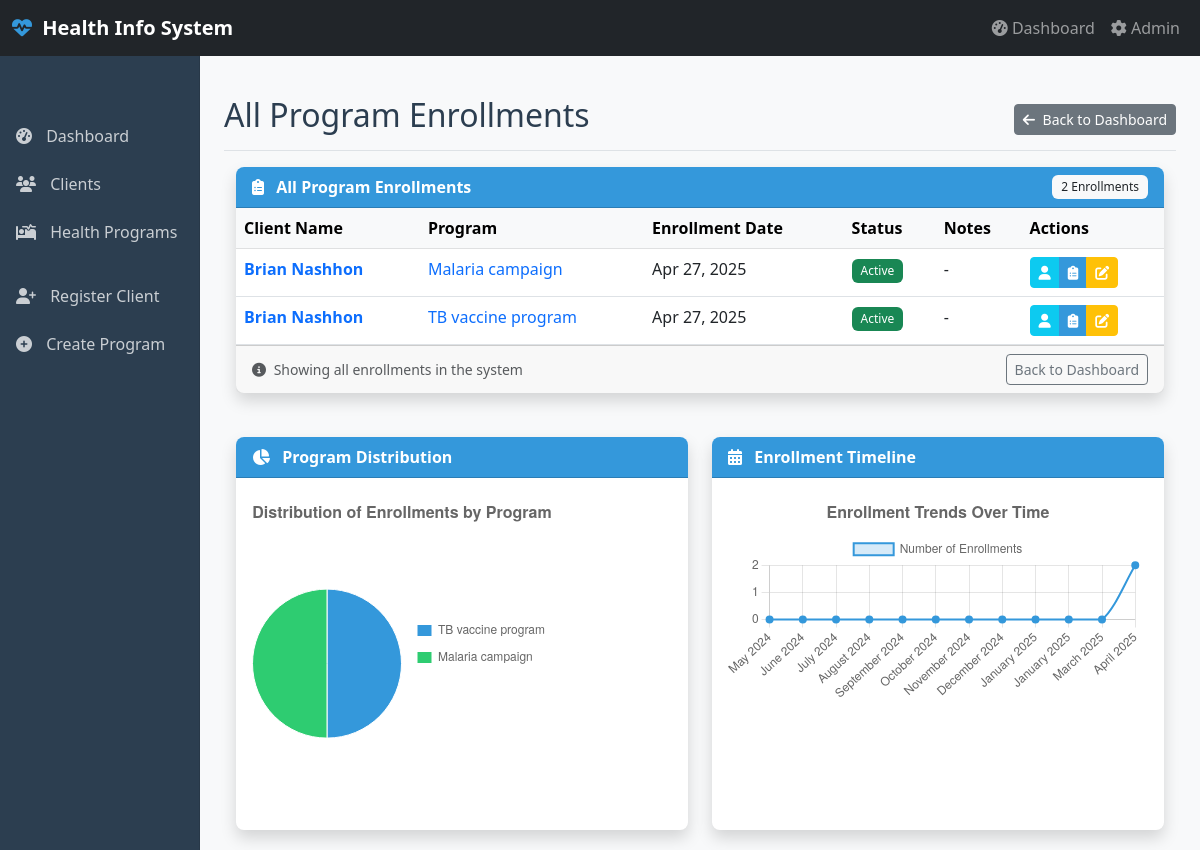
Page /enrollments/ on the earlier database version.
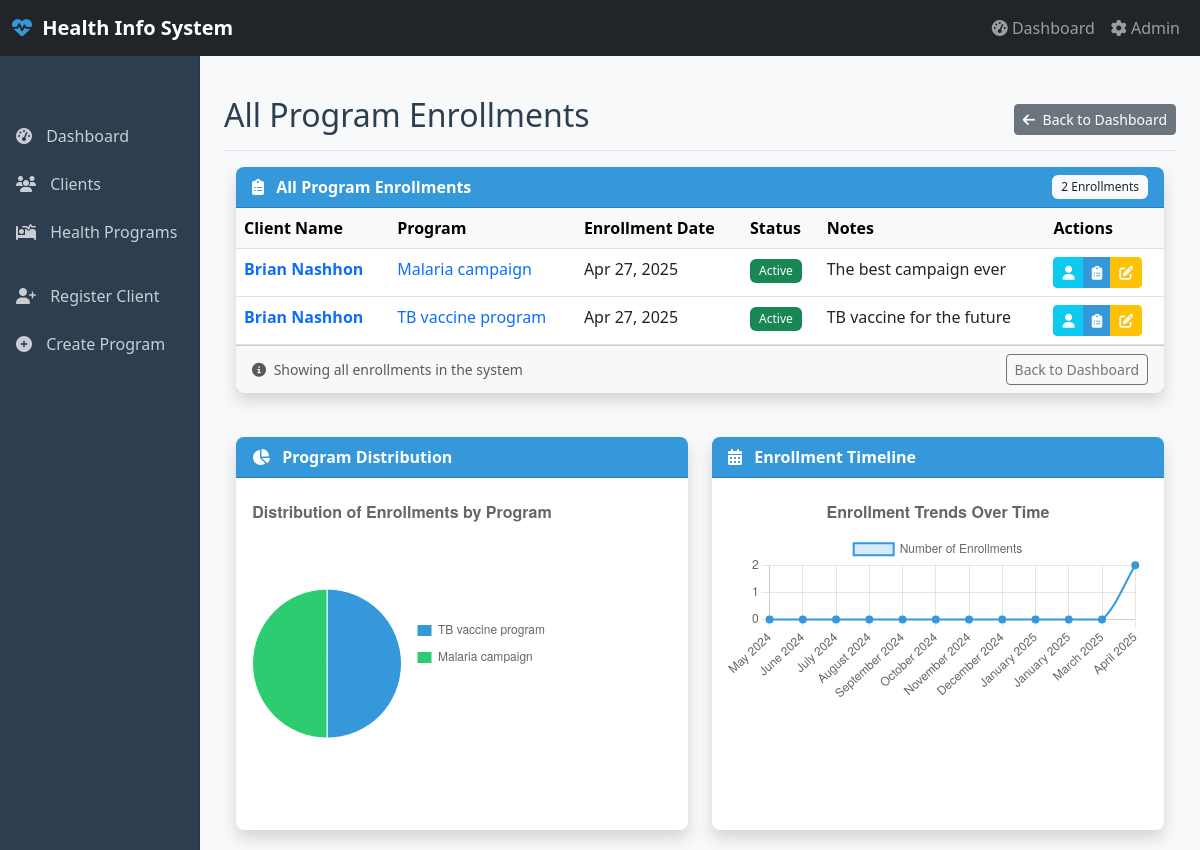
Same page on the later database version.
### core/models.py (models this page shows, shortened)
class Enrollment(models.Model):
    id = models.UUIDField(primary_key=True, default=uuid.uuid4, editable=False)
    client = models.ForeignKey(Client, on_delete=models.CASCADE)
    program = models.ForeignKey(HealthProgram, on_delete=models.CASCADE)
    enrollment_date = models.DateField(default=timezone.now)
    notes = models.TextField(blank=True)
    is_active = models.BooleanField(default=True)
    created_at = models.DateTimeField(auto_now_add=True)
    updated_at = models.DateTimeField(auto_now=True)
    class Meta:
        unique_together = ['client', 'program']
        ordering = ['-enrollment_date']

class Client(models.Model):
    GENDER_CHOICES = [
        ('M', 'Male'),
        ('F', 'Female'),
        ('O', 'Other'),
    ]
    id = models.UUIDField(primary_key=True, default=uuid.uuid4, editable=False)
    first_name = models.CharField(max_length=100)
    last_name = models.CharField(max_length=100)
    date_of_birth = models.DateField()
    gender = models.CharField(max_length=1, choices=GENDER_CHOICES)
    phone_number = models.CharField(max_length=20, blank=True)
    email = models.EmailField(blank=True)
    address = models.TextField(blank=True)
    national_id = models.CharField(max_length=50, blank=True, unique=True)
    programs = models.ManyToManyField(HealthProgram, through='Enrollment')
    created_at = models.DateTimeField(auto_now_add=True)
    updated_at = models.DateTimeField(auto_now=True)
    class Meta:
        ordering = ['last_name', 'first_name']
    @property
    def full_name(self):
        return f"{self.first_name} {self.last_name}"

class HealthProgram(models.Model):
    id = models.UUIDField(primary_key=True, default=uuid.uuid4, editable=False)
    name = models.CharField(max_length=100)
    description = models.TextField(blank=True)
    created_at = models.DateTimeField(auto_now_add=True)
    updated_at = models.DateTimeField(auto_now=True)
    class Meta:
        ordering = ['name']

### core/views.py (the view)
# urls.py: path('enrollments/', views.enrollment_list, name='enrollment_list'),
def enrollment_list(request):
    from django.db.models import Count
    from django.db.models.functions import TruncMonth
    enrollments = Enrollment.objects.all().select_related('client', 'program').order_by('-enrollment_date')
    program_stats = HealthProgram.objects.annotate(
        count=Count('enrollment')
    ).values('name', 'count').order_by('-count')
    from datetime import datetime, timedelta
    import calendar
    today = datetime.now().date()
    twelve_months_ago = today - timedelta(days=365)
    enrollment_by_month = Enrollment.objects.filter(
        enrollment_date__gte=twelve_months_ago
    ).annotate(
        month=TruncMonth('enrollment_date')
    ).values('month').annotate(
        count=Count('id')
    ).order_by('month')
    timeline_stats = []
    for item in enrollment_by_month:
        month_name = calendar.month_name[item['month'].month]
        year = item['month'].year
        timeline_stats.append({
            'month': f"{month_name} {year}",
            'count': item['count']
        })
    if len(timeline_stats) < 12:
        all_months = []
        for i in range(12):
            month_date = today.replace(day=1) - timedelta(days=30*i)
            month_name = calendar.month_name[month_date.month]
            year = month_date.year
            all_months.append(f"{month_name} {year}")
        existing_data = {item['month']: item['count'] for item in timeline_stats}
        timeline_stats = []
        for month in reversed(all_months):
            timeline_stats.append({
                'month': month,
                'count': existing_data.get(month, 0)
            })
    context = {
        'enrollments': enrollments,
        'total_enrollments': enrollments.count(),
        'program_stats': program_stats,
        'timeline_stats': timeline_stats,
        'title': 'All Enrollments'
    }
    return render(request, 'enrollment/list.html', context)

### core/templates/enrollment/list.html (shortened to what the changed rows need)
{% extends 'base.html' %}
{% block page_header %}All Program Enrollments{% endblock %}
{% block content %}
<div class="row mb-4">
    <div class="col-12" data-aos="fade-up">
        <div class="card shadow">
            <div class="card-body p-0">
                <div class="table-responsive">
                    <table class="table table-hover mb-0">
                        <thead class="table-light">
                            <tr>
                                <th>Client Name</th>
                                <th>Program</th>
                                <th>Enrollment Date</th>
                                <th>Status</th>
                                <th>Notes</th>
                                <th>Actions</th>
                            </tr>
                        </thead>
                        <tbody>
                            {% for enrollment in enrollments %}
                            <tr class="enrollment-row" data-aos="fade-up" data-aos-delay="{{ forloop.counter|add:50 }}">
                                <td>
                                    <a href="{% url 'client_detail' pk=enrollment.client.id %}" class="text-decoration-none fw-bold">
                                        {{ enrollment.client.full_name }}
                                    </a>
                                </td>
                                <td>
                                    <a href="{% url 'program_detail' pk=enrollment.program.id %}" class="text-decoration-none">
                                        {{ enrollment.program.name }}
                                    </a>
                                </td>
                                <td>{{ enrollment.enrollment_date|date:"M d, Y" }}</td>
                                <td>
                                    {% if enrollment.is_active %}
                                    <span class="badge bg-success">Active</span>
                                    {% else %}
                                    <span class="badge bg-secondary">Inactive</span>
                                    {% endif %}
                                </td>
                                <td>{{ enrollment.notes|truncatechars:30|default:"-" }}</td>
                                <td>
                                    <div class="btn-group">
                                        <a href="{% url 'client_detail' pk=enrollment.client.id %}" class="btn btn-sm btn-info text-white" title="View Client">
                                            <i class="fas fa-user"></i>
                                        </a>
                                        <a href="{% url 'program_detail' pk=enrollment.program.id %}" class="btn btn-sm btn-primary" title="View Program">
                                            <i class="fas fa-clipboard-list"></i>
                                        </a>
                                        <a href="{% url 'update_enrollment' enrollment_id=enrollment.id %}" class="btn btn-sm btn-warning text-white" title="Update Enrollment">
                                            <i class="fas fa-edit"></i>
                                        </a>
                                    </div>
                                </td>
                            </tr>
                            {% endfor %}
                        </tbody>
                    </table>
                </div>
            </div>
        </div>
    </div>
</div>
{% endblock %}

Differences in the rows shown:
changed Enrollment "Malaria campaign": notes "-" → "The best campaign ever"
changed Enrollment "TB vaccine program": notes "-" → "TB vaccine for the future"
